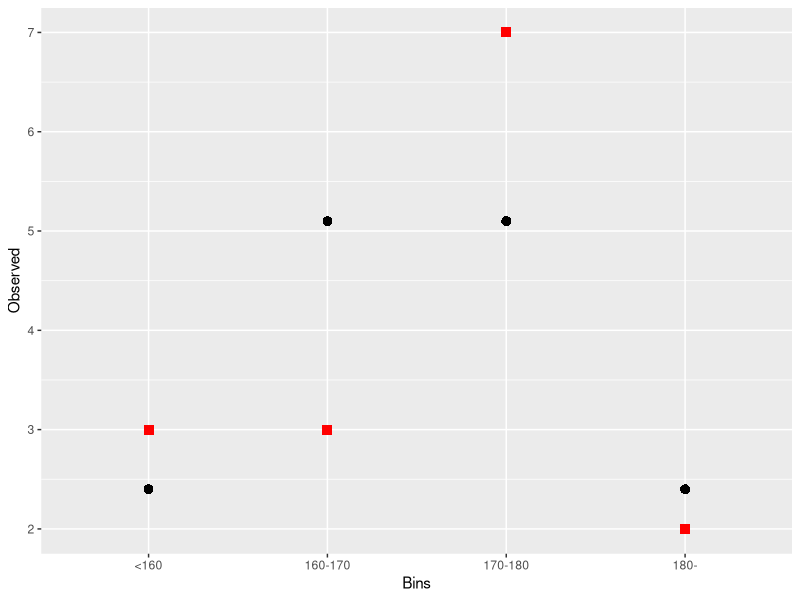
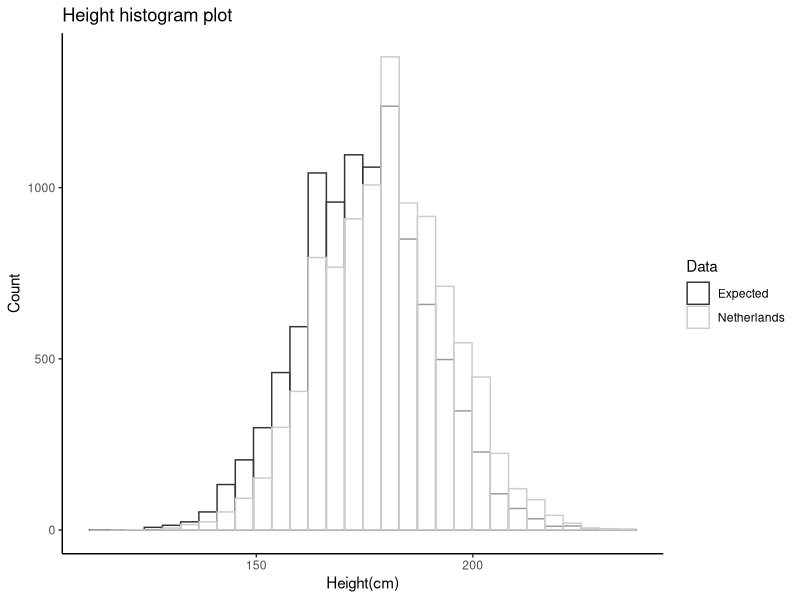
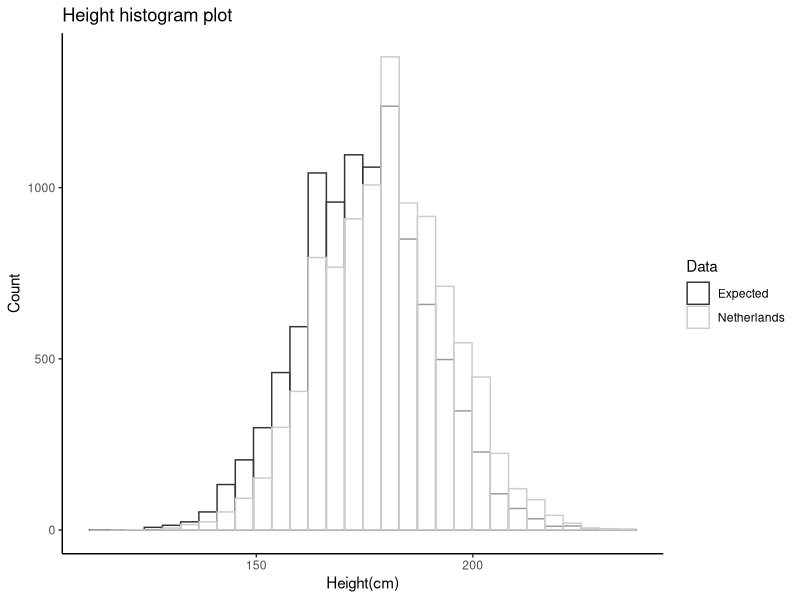

Reproduce these figures in R, in order.
## ---- chunk 1
library(knitr)
library(ggplot2)
Bins<-c("<160" ,"160-170" ,"170-180", "180-")
Observed<-c(3,3,7,2)
Expected<-c(2.4,5.1,5.1,2.4)

df<-data.frame(Bins,Observed,Expected)
kable(df,label = "test")

ggplot(df,aes(x=Bins))+geom_point(aes(y=Observed),shape=15,color="red",size=3)+geom_point(aes(y=Expected),shape=16,size=3,fill="blue")+geom_line(aes(x=Bins,y=Expected),color="blue")

chisq.test(Observed, p = Expected/sum(Expected))

## ---- chunk 2
Expected<-c(3.75, 3.75, 3.75, 3.75)
df<-data.frame(Bins,Observed,Expected)
kable(df)
chisq.test(Observed, p = Expected/sum(Expected))

## ---- chunk 3

Icecream<-matrix(c(130,170,100,20,30,50),ncol =3,byrow=TRUE)
rownames(Icecream)<-c("Liked","Disliked")
colnames(Icecream)<-c("Vanilla","Chocolate","Strawberry")
Icecream
## ---- chunk 4

chisq.test(Icecream)

## ---- chunk 5


df <- data.frame(
  Data=factor(rep(c("Expected", "Netherlands"), each=10000)),
  Height=round(c(rnorm(10000,175,15), rnorm(10000,180,15)))
  )

#ggplot(df, aes(x=Distrib, color=Set)) +  geom_histogram(fill="white", alpha=0.5)
ggplot(df, aes(x=Height, color=Data,fill=Data)) +
  geom_histogram(fill="white", bins=30,position="identity", alpha=0.5)+
  labs(title="Height histogram plot",x="Height(cm)", y = "Count")+
  theme_classic()+ scale_colour_grey()

ggsave("GoF.png",dpi=300, width = 4, height = 2)



